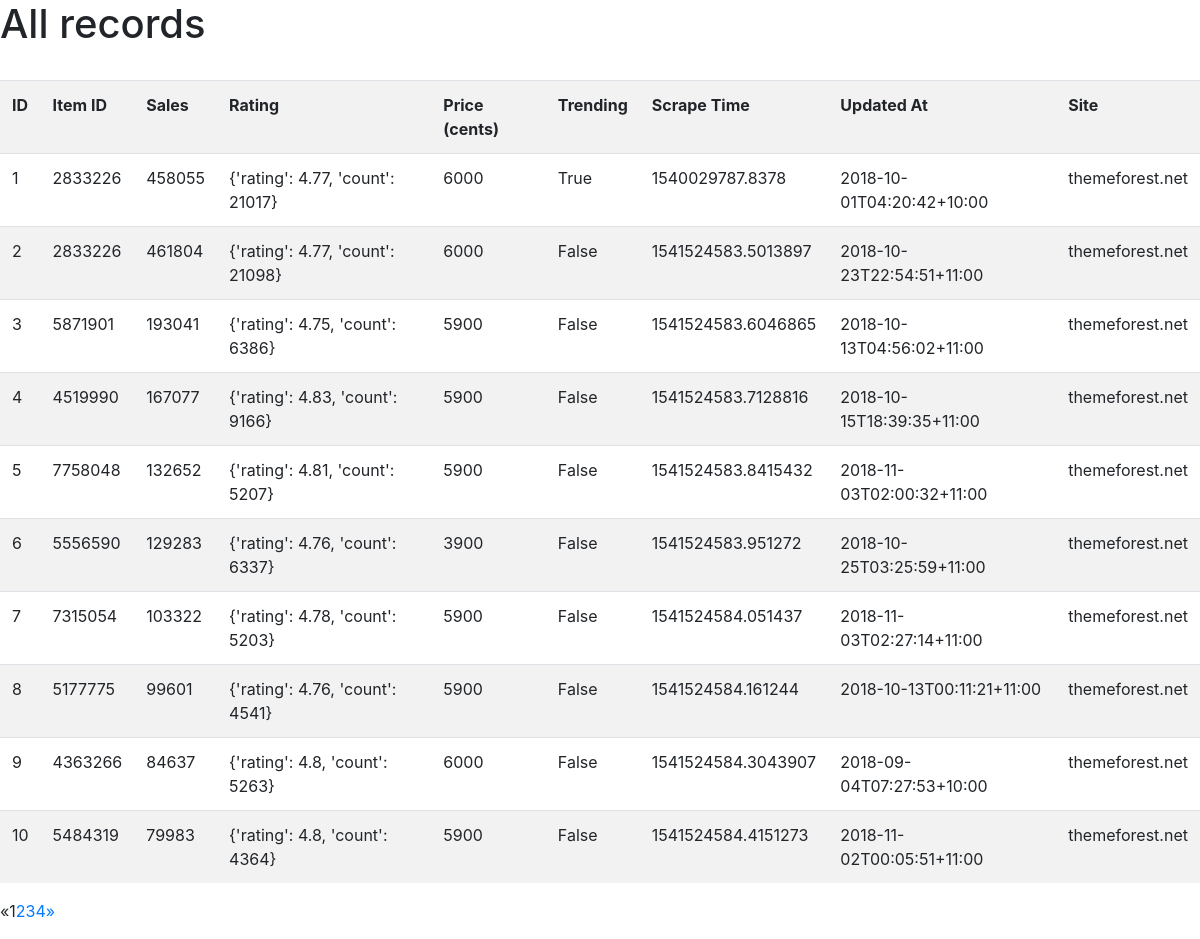
Page /show/ on the committed database.
### scraper/models.py (models this page shows)
class ProductData(models.Model):
    product_id = models.IntegerField(default=1)
    sales = models.IntegerField()
    rating = models.CharField(max_length=50)
    price_cents = models.IntegerField()
    trending = models.BooleanField()
    scrape_time = models.CharField(max_length=30)
    updated_at = models.CharField(max_length=30)
    site = models.CharField(max_length=30)

### scraper/views.py (the view)
# urls.py: path('show/', scraper_views.ShowRecords),
def ShowRecords(request):
	product_list = ProductData.objects.all()
	page = request.GET.get('page', 1)
	paginator = Paginator(product_list, 10)
	try:
		records = paginator.page(page)
	except PageNotAnInteger:
		records = paginator.page(1)
	except EmptyPage:
		records = paginator.page(paginator.num_pages)
	x = records.number - 3 if records.number > 4 else 1
	y = paginator.num_pages if records.number + 4 > paginator.num_pages else records.number + 4
	page_range = range(x, y)
	return render(request, 'home.html', {
		'records': records,
		'page_range': page_range
	})

### templates/home.html (shortened to what this page needs)
{% extends 'base.html' %}
{% block body %}
<h1>All records</h1>
{{ rows }} <br>
<table class="table table-striped">
    <tr>
        <th>ID</th>
        <th>Item ID</th>
        <th>Sales</th>
        <th>Rating</th>
        <th>Price (cents)</th>
        <th>Trending</th>
        <th>Scrape Time</th>
        <th>Updated At</th>
        <th>Site</th>
    </tr>
{% for record in records %}
    <tr>
        <td>{{record.id}}</td>
        <td>{{record.product_id}}</td>
        <td>{{record.sales}}</td>
        <td>{{record.rating}}</td>
        <td>{{record.price_cents}}</td>
        <td>{{record.trending}}</td>
        <td>{{record.scrape_time}}</td>
        <td>{{record.updated_at}}</td>
        <td>{{record.site}}</td>
    </tr>
{% endfor %}
</table>
{% if records.has_other_pages %}
<ul class="pagination">
    {%  if records.has_previous %}
    <li class="page-item"><a href="?page={{ records.previous_page_number }}">&laquo;</a></li>
    {% else %}
    <li class="page-item disabled"><span>&laquo;</span></li>
    {% endif %}
    {% for i in page_range %}
        {% if records.number == i %}
        <li class="page-item active"><span>{{ i }} <span class="sr-only">(current)</span></span></li>
        {% else %}
        <li class="page-item"><a href="?page={{ i }}">{{ i }}</a></li>
        {% endif %}
    {% endfor %}
    {%  if records.has_next %}
    <li class="page-item"><a href="?page={{ records.next_page_number }}">&raquo;</a></li>
    {% else %}
    <li class="page-item disabled"><span>&raquo;</span></li>
    {% endif %}
</ul>
{% endif %}
{% endblock %}

### rows in the picture
ProductData: id "1", product_id "2833226", sales "458055", rating "{'rating': 4.77, 'count': 21017}", price_cents "6000", trending "True", scrape_time "1540029787.8378", updated_at "2018-10-01T04:20:42+10:00", site "themeforest.net"
ProductData: id "2", product_id "2833226", sales "461804", rating "{'rating': 4.77, 'count': 21098}", price_cents "6000", trending "False", scrape_time "1541524583.5013897", updated_at "2018-10-23T22:54:51+11:00", site "themeforest.net"
ProductData: id "3", product_id "5871901", sales "193041", rating "{'rating': 4.75, 'count': 6386}", price_cents "5900", trending "False", scrape_time "1541524583.6046865", updated_at "2018-10-13T04:56:02+11:00", site "themeforest.net"
ProductData: id "4", product_id "4519990", sales "167077", rating "{'rating': 4.83, 'count': 9166}", price_cents "5900", trending "False", scrape_time "1541524583.7128816", updated_at "2018-10-15T18:39:35+11:00", site "themeforest.net"
ProductData: id "5", product_id "7758048", sales "132652", rating "{'rating': 4.81, 'count': 5207}", price_cents "5900", trending "False", scrape_time "1541524583.8415432", updated_at "2018-11-03T02:00:32+11:00", site "themeforest.net"
ProductData: id "6", product_id "5556590", sales "129283", rating "{'rating': 4.76, 'count': 6337}", price_cents "3900", trending "False", scrape_time "1541524583.951272", updated_at "2018-10-25T03:25:59+11:00", site "themeforest.net"
ProductData: id "7", product_id "7315054", sales "103322", rating "{'rating': 4.78, 'count': 5203}", price_cents "5900", trending "False", scrape_time "1541524584.051437", updated_at "2018-11-03T02:27:14+11:00", site "themeforest.net"
ProductData: id "8", product_id "5177775", sales "99601", rating "{'rating': 4.76, 'count': 4541}", price_cents "5900", trending "False", scrape_time "1541524584.161244", updated_at "2018-10-13T00:11:21+11:00", site "themeforest.net"
ProductData: id "9", product_id "4363266", sales "84637", rating "{'rating': 4.8, 'count': 5263}", price_cents "6000", trending "False", scrape_time "1541524584.3043907", updated_at "2018-09-04T07:27:53+10:00", site "themeforest.net"
ProductData: id "10", product_id "5484319", sales "79983", rating "{'rating': 4.8, 'count': 4364}", price_cents "5900", trending "False", scrape_time "1541524584.4151273", updated_at "2018-11-02T00:05:51+11:00", site "themeforest.net"

### other values in the picture
{{ i }} "1"
{{ i }} "2" "3" "4"
